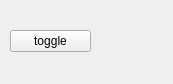
<?xml version="1.0" encoding="UTF-8"?>
<ui version="4.0">
 <class>MainWindow</class>
 <widget class="QMainWindow" name="MainWindow">
  <property name="geometry">
   <rect>
    <x>0</x>
    <y>0</y>
    <width>173</width>
    <height>84</height>
   </rect>
  </property>
  <property name="windowTitle">
   <string>MainWindow</string>
  </property>
  <widget class="QWidget" name="centralWidget">
   <widget class="QPushButton" name="pushButton_toggle">
    <property name="geometry">
     <rect>
      <x>10</x>
      <y>30</y>
      <width>81</width>
      <height>22</height>
     </rect>
    </property>
    <property name="text">
     <string>toggle</string>
    </property>
   </widget>
   <widget class="QLabel" name="label_bulb">
    <property name="geometry">
     <rect>
      <x>110</x>
      <y>10</y>
      <width>51</width>
      <height>61</height>
     </rect>
    </property>
    <property name="text">
     <string/>
    </property>
    <property name="pixmap">
     <pixmap resource="images.qrc">:/icons/icons/bulb-off-48.png</pixmap>
    </property>
    <property name="alignment">
     <set>Qt::AlignCenter</set>
    </property>
   </widget>
  </widget>
 </widget>
 <layoutdefault spacing="6" margin="11"/>
 <resources>
  <include location="images.qrc"/>
 </resources>
 <connections/>
</ui>
